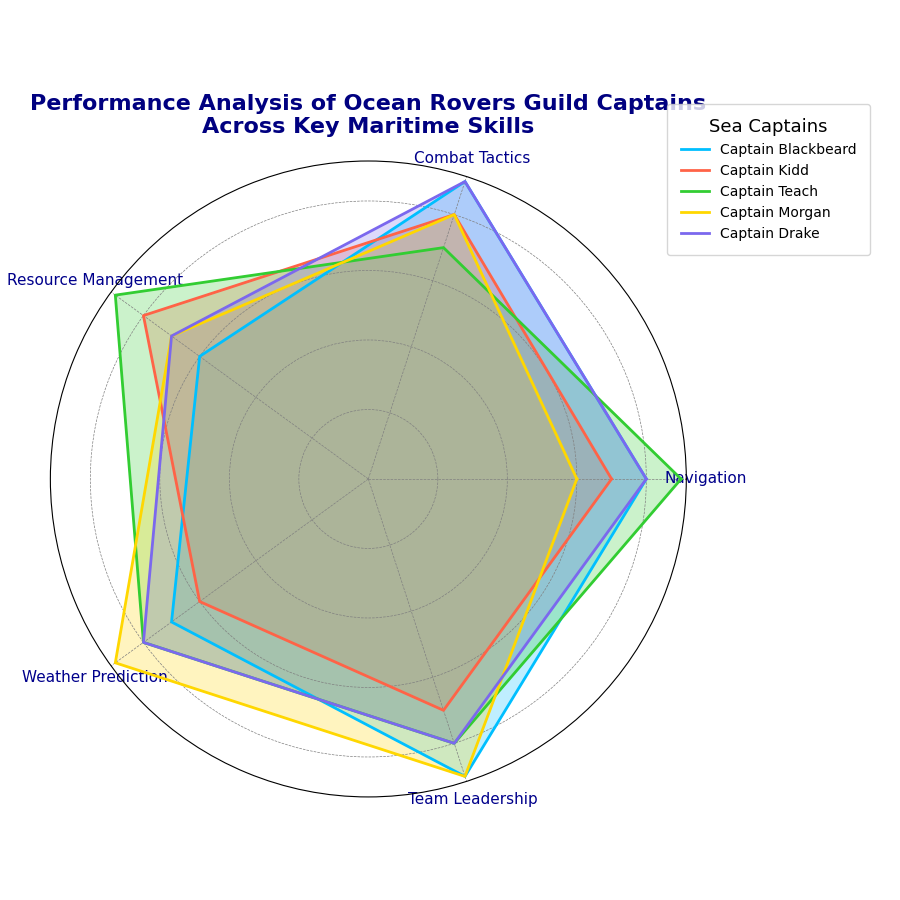

Write Python code to recreate this figure.
import matplotlib.pyplot as plt
import numpy as np

categories = ['Navigation', 'Combat Tactics', 'Resource Management', 'Weather Prediction', 'Team Leadership']
num_vars = len(categories)

captain_blackbeard = [8, 9, 6, 7, 9]
captain_kidd = [7, 8, 8, 6, 7]
captain_teach = [9, 7, 9, 8, 8]
captain_morgan = [6, 8, 7, 9, 9]
captain_drake = [8, 9, 7, 8, 8]

captains = [captain_blackbeard, captain_kidd, captain_teach, captain_morgan, captain_drake]
for captain in captains:
    captain += captain[:1]

angles = np.linspace(0, 2 * np.pi, num_vars, endpoint=False).tolist()
angles += angles[:1]

fig, ax = plt.subplots(figsize=(9, 9), subplot_kw=dict(polar=True))

def plot_radar(data, label, color):
    ax.fill(angles, data, color=color, alpha=0.25)
    ax.plot(angles, data, label=label, color=color, linewidth=2)

# New colors for each captain
plot_radar(captain_blackbeard, 'Captain Blackbeard', 'deepskyblue')
plot_radar(captain_kidd, 'Captain Kidd', 'tomato')
plot_radar(captain_teach, 'Captain Teach', 'limegreen')
plot_radar(captain_morgan, 'Captain Morgan', 'gold')
plot_radar(captain_drake, 'Captain Drake', 'mediumslateblue')

ax.set_yticklabels([])
ax.set_xticks(angles[:-1])
ax.set_xticklabels(categories, fontsize=11, color='darkblue')

plt.title('Performance Analysis of Ocean Rovers Guild Captains\nAcross Key Maritime Skills', fontsize=16, fontweight='bold', pad=20, color='navy')

ax.legend(loc='upper right', bbox_to_anchor=(1.3, 1.1), fontsize=10, title='Sea Captains', title_fontsize='13', frameon=True, borderpad=1)
plt.tight_layout()
plt.grid(color='gray', linestyle='--', linewidth=0.5)

plt.show()
